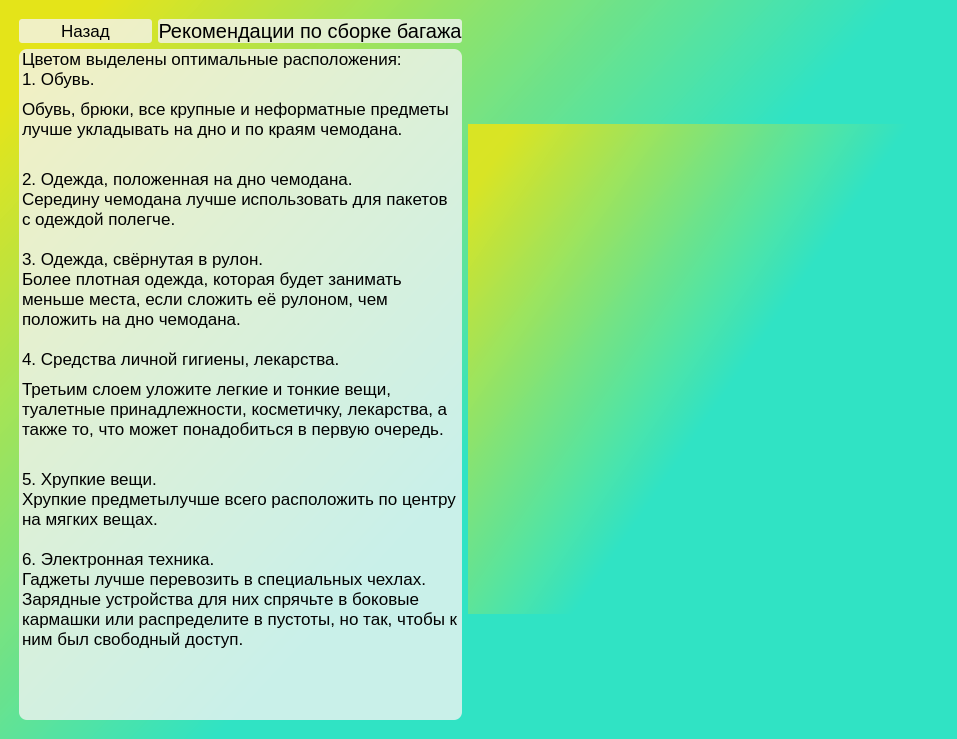
<?xml version="1.0" encoding="UTF-8"?>
<ui version="4.0">
 <class>PackingWindow</class>
 <widget class="QMainWindow" name="PackingWindow">
  <property name="geometry">
   <rect>
    <x>0</x>
    <y>0</y>
    <width>957</width>
    <height>739</height>
   </rect>
  </property>
  <property name="windowTitle">
   <string>Packing</string>
  </property>
  <property name="styleSheet">
   <string notr="true">background-color: qlineargradient(spread:pad, x1:0, y1:0.153, x2:0.549, y2:0.544909, stop:0 rgba(228, 228, 26, 230), stop:1 rgba(48, 227, 196, 234));</string>
  </property>
  <widget class="QWidget" name="centralwidget">
   <layout class="QHBoxLayout" name="horizontalLayout">
    <item>
     <spacer name="horizontalSpacer_3">
      <property name="orientation">
       <enum>Qt::Horizontal</enum>
      </property>
      <property name="sizeType">
       <enum>QSizePolicy::Fixed</enum>
      </property>
      <property name="sizeHint" stdset="0">
       <size>
        <width>10</width>
        <height>20</height>
       </size>
      </property>
     </spacer>
    </item>
    <item>
     <layout class="QGridLayout" name="gridLayout_2">
      <item row="1" column="1">
       <widget class="QLabel" name="label_casePic">
        <property name="minimumSize">
         <size>
          <width>470</width>
          <height>490</height>
         </size>
        </property>
        <property name="maximumSize">
         <size>
          <width>470</width>
          <height>490</height>
         </size>
        </property>
        <property name="text">
         <string/>
        </property>
        <property name="pixmap">
         <pixmap>SobiraemChemodan/case2.png</pixmap>
        </property>
        <property name="scaledContents">
         <bool>true</bool>
        </property>
       </widget>
      </item>
      <item row="0" column="1">
       <spacer name="verticalSpacer">
        <property name="orientation">
         <enum>Qt::Vertical</enum>
        </property>
        <property name="sizeType">
         <enum>QSizePolicy::Fixed</enum>
        </property>
        <property name="sizeHint" stdset="0">
         <size>
          <width>20</width>
          <height>10</height>
         </size>
        </property>
       </spacer>
      </item>
      <item row="1" column="0">
       <layout class="QGridLayout" name="gridLayout">
        <item row="1" column="0" colspan="3">
         <widget class="QListWidget" name="recommenList">
          <property name="font">
           <font>
            <pointsize>13</pointsize>
           </font>
          </property>
          <property name="styleSheet">
           <string notr="true">background-color: rgba(243, 243, 243, 200);
border-radius: 8px;</string>
          </property>
          <property name="isWrapping" stdset="0">
           <bool>false</bool>
          </property>
          <property name="resizeMode">
           <enum>QListView::Fixed</enum>
          </property>
          <property name="layoutMode">
           <enum>QListView::SinglePass</enum>
          </property>
          <property name="wordWrap">
           <bool>true</bool>
          </property>
          <item>
           <property name="text">
            <string>Цветом выделены оптимальные расположения:</string>
           </property>
           <property name="font">
            <font>
             <pointsize>13</pointsize>
            </font>
           </property>
          </item>
          <item>
           <property name="text">
            <string>1. Обувь.</string>
           </property>
           <property name="icon">
            <iconset>
             <normaloff>SobiraemChemodan/brownPoint.png</normaloff>SobiraemChemodan/brownPoint.png</iconset>
           </property>
          </item>
          <item>
           <property name="text">
            <string>Обувь, брюки, все крупные и неформатные предметы лучше укладывать на дно и по краям чемодана.</string>
           </property>
          </item>
          <item>
           <property name="text">
            <string/>
           </property>
          </item>
          <item>
           <property name="text">
            <string>2. Одежда, положенная на дно чемодана.</string>
           </property>
           <property name="icon">
            <iconset>
             <normaloff>SobiraemChemodan/yellowPoint.png</normaloff>SobiraemChemodan/yellowPoint.png</iconset>
           </property>
          </item>
          <item>
           <property name="text">
            <string>Середину чемодана лучше использовать для пакетов с одеждой полегче.</string>
           </property>
          </item>
          <item>
           <property name="text">
            <string/>
           </property>
          </item>
          <item>
           <property name="text">
            <string>3. Одежда, свёрнутая в рулон.</string>
           </property>
           <property name="icon">
            <iconset>
             <normaloff>SobiraemChemodan/greenPoint.png</normaloff>SobiraemChemodan/greenPoint.png</iconset>
           </property>
          </item>
          <item>
           <property name="text">
            <string>Более плотная одежда, которая будет занимать меньше места, если сложить её рулоном, чем положить на дно чемодана.</string>
           </property>
          </item>
          <item>
           <property name="text">
            <string/>
           </property>
          </item>
          <item>
           <property name="text">
            <string>4. Средства личной гигиены, лекарства.</string>
           </property>
           <property name="icon">
            <iconset>
             <normaloff>SobiraemChemodan/redPoint.png</normaloff>SobiraemChemodan/redPoint.png</iconset>
           </property>
          </item>
          <item>
           <property name="text">
            <string>Третьим слоем уложите легкие и тонкие вещи, туалетные принадлежности, косметичку, лекарства, а также то, что может понадобиться в первую очередь.</string>
           </property>
          </item>
          <item>
           <property name="text">
            <string/>
           </property>
          </item>
          <item>
           <property name="text">
            <string>5. Хрупкие вещи.</string>
           </property>
           <property name="icon">
            <iconset>
             <normaloff>SobiraemChemodan/purplePoint.png</normaloff>SobiraemChemodan/purplePoint.png</iconset>
           </property>
          </item>
          <item>
           <property name="text">
            <string>Хрупкие предметылучше всего расположить по центру на мягких вещах.</string>
           </property>
          </item>
          <item>
           <property name="text">
            <string/>
           </property>
          </item>
          <item>
           <property name="text">
            <string>6. Электронная техника.</string>
           </property>
           <property name="icon">
            <iconset>
             <normaloff>SobiraemChemodan/grayPoint.png</normaloff>SobiraemChemodan/grayPoint.png</iconset>
           </property>
          </item>
          <item>
           <property name="text">
            <string>Гаджеты лучше перевозить в специальных чехлах. Зарядные устройства для них спрячьте в боковые кармашки или распределите в пустоты, но так, чтобы к ним был свободный доступ.</string>
           </property>
          </item>
         </widget>
        </item>
        <item row="0" column="2">
         <widget class="QLabel" name="label_listHead">
          <property name="sizePolicy">
           <sizepolicy hsizetype="Preferred" vsizetype="Minimum">
            <horstretch>0</horstretch>
            <verstretch>0</verstretch>
           </sizepolicy>
          </property>
          <property name="font">
           <font>
            <pointsize>15</pointsize>
           </font>
          </property>
          <property name="styleSheet">
           <string notr="true">background-color: rgba(243, 243, 243, 200);
border-radius: 3px;</string>
          </property>
          <property name="text">
           <string>Рекомендации по сборке багажа</string>
          </property>
          <property name="alignment">
           <set>Qt::AlignCenter</set>
          </property>
         </widget>
        </item>
        <item row="0" column="0" colspan="2">
         <widget class="QPushButton" name="backButton">
          <property name="sizePolicy">
           <sizepolicy hsizetype="Minimum" vsizetype="Preferred">
            <horstretch>0</horstretch>
            <verstretch>0</verstretch>
           </sizepolicy>
          </property>
          <property name="font">
           <font>
            <pointsize>13</pointsize>
            <weight>50</weight>
            <bold>false</bold>
           </font>
          </property>
          <property name="styleSheet">
           <string notr="true">background-color: rgba(243, 243, 243, 200);
border-radius: 3px;</string>
          </property>
          <property name="text">
           <string>Назад</string>
          </property>
         </widget>
        </item>
       </layout>
      </item>
      <item row="2" column="1">
       <spacer name="verticalSpacer_2">
        <property name="orientation">
         <enum>Qt::Vertical</enum>
        </property>
        <property name="sizeType">
         <enum>QSizePolicy::Fixed</enum>
        </property>
        <property name="sizeHint" stdset="0">
         <size>
          <width>20</width>
          <height>10</height>
         </size>
        </property>
       </spacer>
      </item>
      <item row="1" column="2">
       <spacer name="horizontalSpacer_4">
        <property name="orientation">
         <enum>Qt::Horizontal</enum>
        </property>
        <property name="sizeType">
         <enum>QSizePolicy::Fixed</enum>
        </property>
        <property name="sizeHint" stdset="0">
         <size>
          <width>10</width>
          <height>20</height>
         </size>
        </property>
       </spacer>
      </item>
     </layout>
    </item>
   </layout>
  </widget>
 </widget>
 <resources/>
 <connections/>
</ui>
